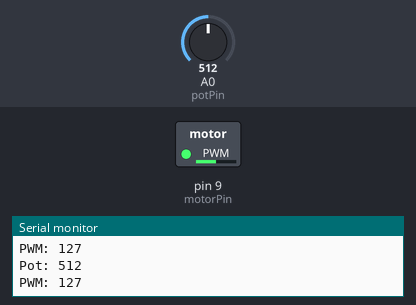
A sketch run on a simulated Arduino Uno, built with avr-gcc and run on an emulated ATmega328P. Shown: switched loads named in the sketch (green lamp = pin HIGH), the last lines printed to the serial monitor. The inputs (shaded band) are chosen by the test bench; at power-on: A0 (potPin) = 512.

Above: at 1.5 s.
1.6 s: A0 (potPin) set to 716
At 2.6 s:
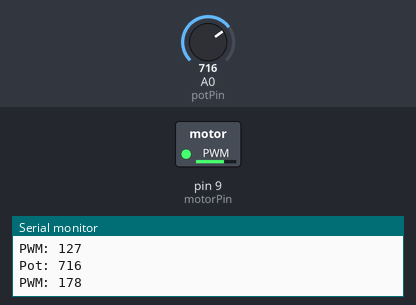
3.6 s: A0 (potPin) set to 900
At 5.4 s:
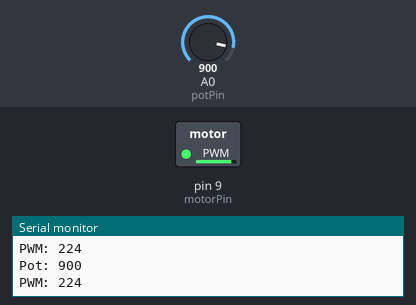
5.7 s: A0 (potPin) set to 122
At 7.1 s:
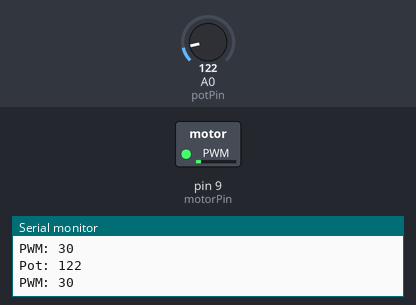
7.8 s: A0 (potPin) set to 0
At 8.8 s:
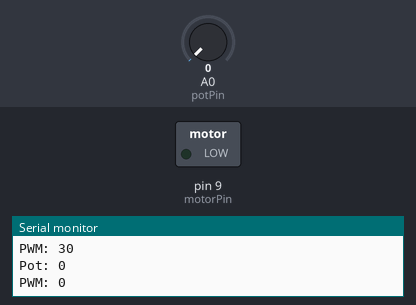
9.9 s: A0 (potPin) set to 511
At 11.6 s:
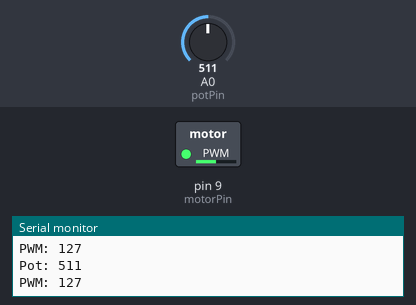
Timing chart, 0 to 13.0 s (numbered marks = the images above; inputs shaded):
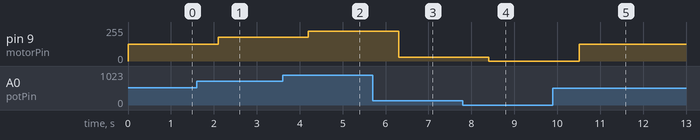

The sketch:

sketch_dec13a_PWM_Potantiometer.ino
```cpp
const int potPin = A0;
const int motorPin = 9;

void setup() {
  Serial.begin(9600);
  pinMode(motorPin, OUTPUT);
}

void loop() {
  int potValue = analogRead(potPin);
  int pwmValue = map(potValue, 0, 1023, 0, 255);

  analogWrite(motorPin, pwmValue);
  Serial.print("Pot: ");
  Serial.println(potValue);
  Serial.print("PWM: ");
  Serial.println(pwmValue);
  delay(700);
}
```

Measured:
- after the input at 1.6 s, pin 9 (motorPin): 127/255 → 178/255 after 0.50 s
- after the input at 3.6 s, pin 9 (motorPin): 178/255 → 224/255 after 0.60 s
- after the input at 5.7 s, pin 9 (motorPin): 224/255 → 30/255 after 0.61 s
- after the input at 7.8 s, pin 9 (motorPin): 30/255 → 0/255 after 0.61 s
- after the input at 9.9 s, pin 9 (motorPin): 0/255 → 127/255 after 0.61 s
